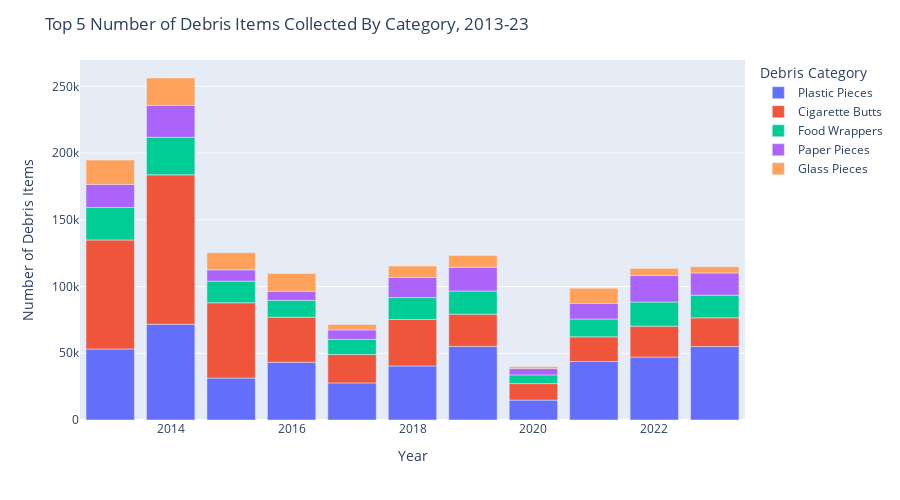

The cell this chart's notebook holds for it:
### Markdown cell above
The bar graph above shows the number of items cleaned up in the years 2013-2023 by category. Including all trash categories above looks pretty busy and makes it hard to compare sizes of different colors when they're stacked on top of each other. However you can click on the Debris Category squares in the legend to the right to exclude/include categories in the graph.


## Top 5 Trash Categories
Below is the same bar plot as above but with only the top 5 trash categories. This looks cleaner, however there is a difficulty comparing the sizes of each debris category when they're stacked on top of each other.

### Code cell
fig = graph_maker.annual_total_bar(item_nbr=5)
fig.show()

### Figure 1 — Plotly figure (JSON) as saved in the notebook; plotly's stock layout.template omitted (floating-point values rounded to 4 significant figures)
{"data": [{"alignmentgroup": "True", "hovertemplate": "variable=Plastic Pieces<br>index=%{x}<br>value=%{y}<extra></extra>", "legendgroup": "Plastic Pieces", "marker": {"color": "#636efa", "pattern": {"shape": ""}}, "name": "Plastic Pieces", "offsetgroup": "Plastic Pieces", "orientation": "v", "showlegend": true, "textposition": "auto", "type": "bar", "x": [2013, 2014, 2015, 2016, 2017, 2018, 2019, 2020, 2021, 2022, 2023], "xaxis": "x", "y": [53236, 71803, 31440, 43322, 27790.0, 40469, 55116, 14907, 43820, 47164, 55038], "yaxis": "y"}, {"alignmentgroup": "True", "hovertemplate": "variable=Cigarette Butts<br>index=%{x}<br>value=%{y}<extra></extra>", "legendgroup": "Cigarette Butts", "marker": {"color": "#EF553B", "pattern": {"shape": ""}}, "name": "Cigarette Butts", "offsetgroup": "Cigarette Butts", "orientation": "v", "showlegend": true, "textposition": "auto", "type": "bar", "x": [2013, 2014, 2015, 2016, 2017, 2018, 2019, 2020, 2021, 2022, 2023], "xaxis": "x", "y": [81642, 111884, 56423, 33684, 21251, 34815, 24202, 12380, 18464, 23115, 21498], "yaxis": "y"}, {"alignmentgroup": "True", "hovertemplate": "variable=Food Wrappers<br>index=%{x}<br>value=%{y}<extra></extra>", "legendgroup": "Food Wrappers", "marker": {"color": "#00cc96", "pattern": {"shape": ""}}, "name": "Food Wrappers", "offsetgroup": "Food Wrappers", "orientation": "v", "showlegend": true, "textposition": "auto", "type": "bar", "x": [2013, 2014, 2015, 2016, 2017, 2018, 2019, 2020, 2021, 2022, 2023], "xaxis": "x", "y": [24397, 28110, 16142, 12632, 11425, 16437, 17333, 6513, 13373, 18128, 16988], "yaxis": "y"}, {"alignmentgroup": "True", "hovertemplate": "variable=Paper Pieces<br>index=%{x}<br>value=%{y}<extra></extra>", "legendgroup": "Paper Pieces", "marker": {"color": "#ab63fa", "pattern": {"shape": ""}}, "name": "Paper Pieces", "offsetgroup": "Paper Pieces", "orientation": "v", "showlegend": true, "textposition": "auto", "type": "bar", "x": [2013, 2014, 2015, 2016, 2017, 2018, 2019, 2020, 2021, 2022, 2023], "xaxis": "x", "y": [17242, 23901, 8493, 6783, 7043, 15017, 17738, 4727, 11733, 19817, 16650], "yaxis": "y"}, {"alignmentgroup": "True", "hovertemplate": "variable=Glass Pieces<br>index=%{x}<br>value=%{y}<extra></extra>", "legendgroup": "Glass Pieces", "marker": {"color": "#FFA15A", "pattern": {"shape": ""}}, "name": "Glass Pieces", "offsetgroup": "Glass Pieces", "orientation": "v", "showlegend": true, "textposition": "auto", "type": "bar", "x": [2013, 2014, 2015, 2016, 2017, 2018, 2019, 2020, 2021, 2022, 2023], "xaxis": "x", "y": [18196, 20532, 12865, 13290, 4103, 8584, 8823, 1288, 11356, 5369, 4605], "yaxis": "y"}], "layout": {"autosize": false, "barmode": "relative", "height": 500, "legend": {"title": {"text": "Debris Category"}, "tracegroupgap": 0}, "margin": {"t": 60}, "title": {"text": "Top 5 Number of Debris Items Collected By Category, 2013-23"}, "width": 900, "xaxis": {"anchor": "y", "autorange": true, "domain": [0, 1], "range": [2012.0, 2024.0], "title": {"text": "Year"}, "type": "linear"}, "yaxis": {"anchor": "x", "autorange": true, "domain": [0, 1], "range": [0, 269700.0], "title": {"text": "Number of Debris Items"}, "type": "linear"}}}
